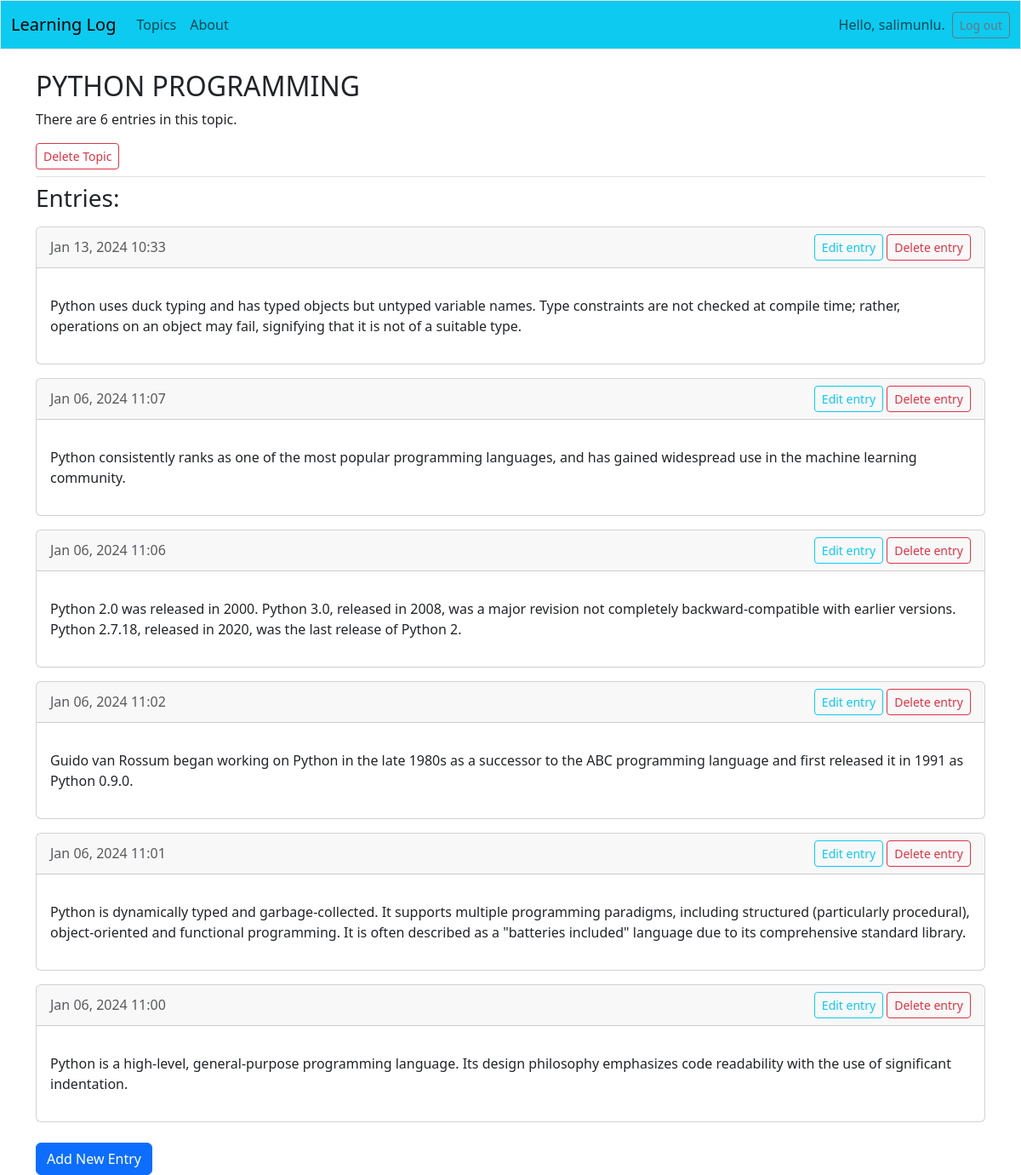
Before: /topics/1/ (signed in) with the older database file.
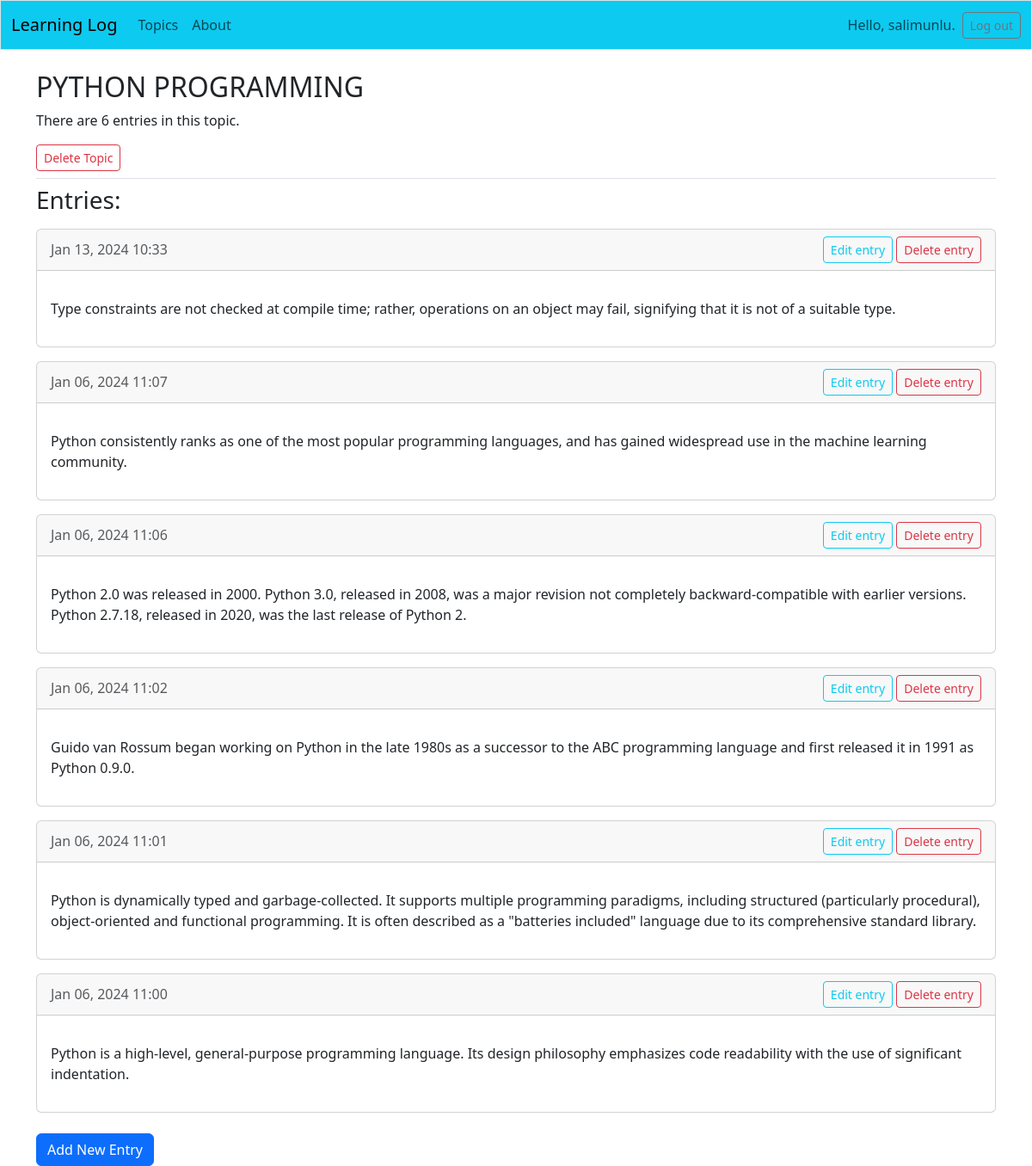
After: the same page with the newer database file.
### learning_logs/models.py (models this page shows, shortened)
class Entry(models.Model):
    topic = models.ForeignKey(Topic, on_delete=models.CASCADE)
    text = models.TextField()
    date_added = models.DateTimeField(auto_now_add=True)
    class Meta:
        verbose_name_plural = "Entries"

### learning_logs/views.py (the view)
# urls.py: path('topics/<int:topic_id>/', views.topic, name='topic'), # Konuların ayrı sayfaları
@login_required
def topic(request, topic_id):
    topic = Topic.objects.get(id=topic_id)
    if topic.owner != request.user:
        raise Http404
    entries = topic.entry_set.order_by('-date_added')
    context = {'topic': topic, 'entries': entries}
    return render(request, 'learning_logs/topic.html', context)

### learning_logs/models.py (called while the page is built)
    def __str__(self):
        return self.text

### templates/learning_logs/topic.html
{% extends 'learning_logs/base.html' %}
{% block page_header %}
<header class="header-section">
    <h2>{{ topic|upper }}</h2>
    {% if entries|length > 1 %}
        <p>There are {{ entries|length }} entries in this topic.</p>
    {% else %}
        <p>There is {{ entries|length }} entry in this topic.</p>
    {% endif %}
    <a class="btn btn-outline-danger btn-sm" href="{% url 'learning_logs:delete_topic' topic.id %}" role="button">
    Delete Topic
    </a>
</header>
{% endblock page_header %}
{% block content %}
    <section>
        <h3 class="mb-3">Entries:</h3>
        {% for entry in entries %}
            <article class="card mb-3">
                <header class="card-header d-flex justify-content-between align-items-center">
                    <time datetime="{{ entry.date_added|date:"c" }}" class="text-muted">{{ entry.date_added|date:"M d, Y H:i" }}</time>
                    <div>
                        <a href="{% url 'learning_logs:edit_entry' entry.id %}" class="btn btn-outline-info btn-sm">Edit entry</a>
                        <a href="{% url 'learning_logs:delete_entry' entry.id %}" class="btn btn-outline-danger btn-sm">Delete entry</a>
                    </div>
                </header>
                <div class="card-body">
                    <p>{{ entry.text|linebreaks }}</p>
                </div>
            </article>
        {% empty %}
            <p>There are no entries for this topic yet.</p>
        {% endfor %}
        <div class="mt-4">
            <a class="btn btn-primary" href="{% url 'learning_logs:new_entry' topic.id %}">Add New Entry</a>
        </div>
    </section>
{% endblock content %}

Changed rows visible on the page:
changed Entry: text "Python uses duck typing and has typed objects but untyped variable names. Type constraints are not…" → "Type constraints are not checked at compile time; rather, operations on an object may fail, signifying that it is not of a suitable type."
